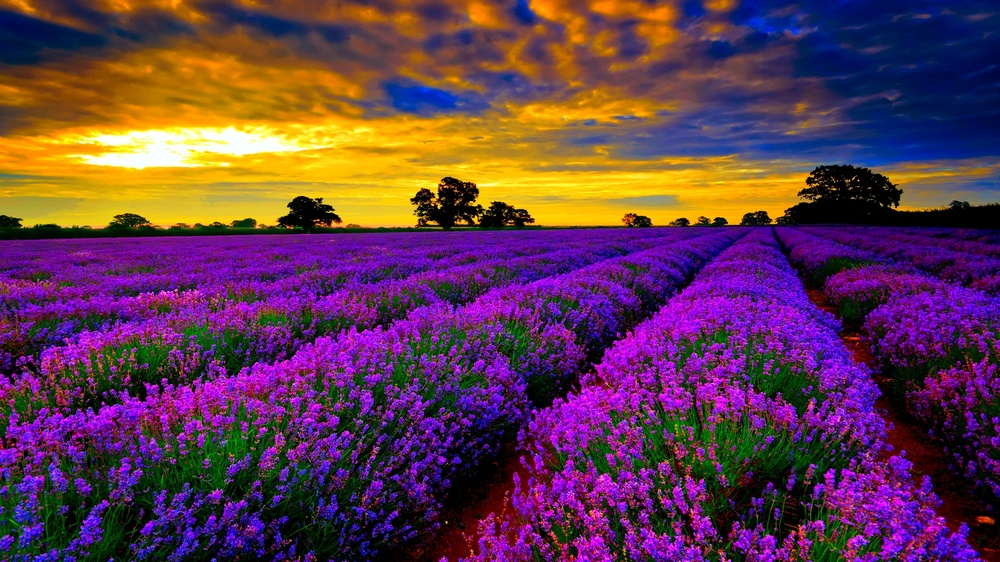
#> input picture opencv_projects/Chapter 10/images/Colorful_wallpaper_005.jpg, 1000 x 562 px, shrunk from 1920 x 1080 before the run
$ python rotation.py '../../Chapter 10/images/Colorful_wallpaper_005.jpg'
#> lines starting #> are read from the running program, lines starting #| are printed output that depends on the picture
import cv2
import argparse
import numpy as np

parser = argparse.ArgumentParser()

parser.add_argument("image_path", help="path to the image")

args = parser.parse_args()

image = cv2.imread(args.image_path)
#> image is the input picture: shape (562, 1000, 3); mean B, G, R 77.2, 56.3, 97.5

height, width = image.shape[:2]
#> height = 562; width = 1000
M = cv2.getRotationMatrix2D((width / 2.0, height / 2.0), 180, 1)
dst_image = cv2.warpAffine(image, M,(width, height))
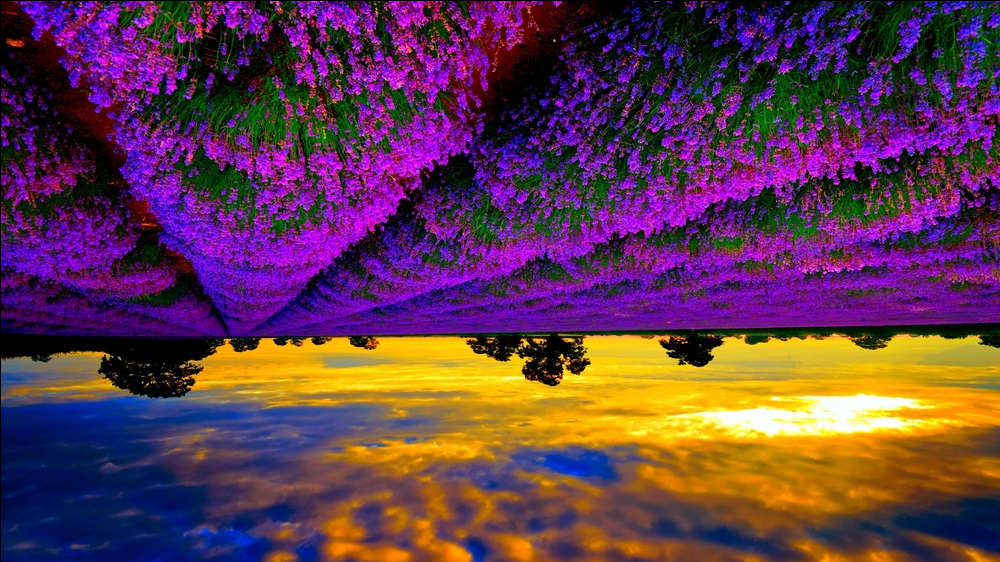
#> dst_image: shape (562, 1000, 3); mean B, G, R 77, 56.1, 97.3

cv2.imshow("rotated",dst_image)

cv2.waitKey(0)
